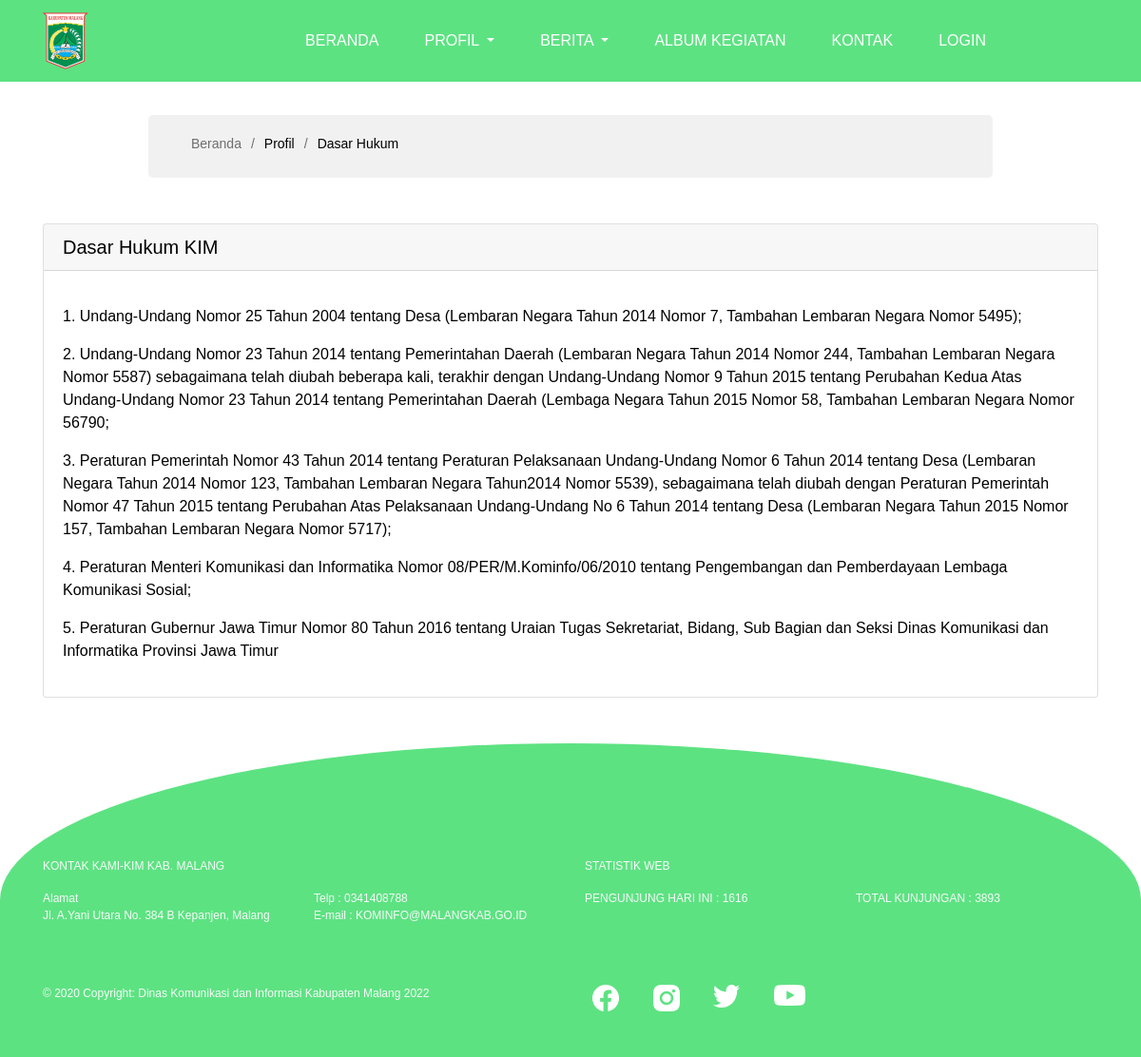
/guest/profil/view-dasarhukum.php, run on the app's committed database.
### tables this page shows
CREATE TABLE IF NOT EXISTS `profil_kim` (
  `Id_Profil_KIM` int(11) NOT NULL AUTO_INCREMENT,
  `Nama_Profil` varchar(50) DEFAULT NULL,
  `Isi_Profil_KIM` longtext DEFAULT NULL,
  `Update_At` varchar(50) DEFAULT NULL,
  `Penulis` int(11) DEFAULT NULL,
  PRIMARY KEY (`Id_Profil_KIM`),
  KEY `Penulis` (`Penulis`),
  CONSTRAINT `penulis-profil-kim` FOREIGN KEY (`Penulis`) REFERENCES `akun` (`id`)
);

### guest/profil/view-dasarhukum.php (the view, shortened to what this page needs)
<?php
include '../../koneksi.php';
$sql = "SELECT * FROM profil_kim WHERE Id_Profil_KIM = 1";
$hasil = $koneksi->query($sql);
?>
<!doctype html>
<html lang="en">
<head>
    <link rel="stylesheet" href="https://cdn.jsdelivr.net/npm/bootstrap@4.0.0/dist/css/bootstrap.min.css">
    <link rel="stylesheet" type="text/css" href="../../css/style.css">
</head>
<body>
    <nav class="navbar navbar-expand-lg navbar-dark text-uppercase" style="background-color: #5DE282;">
        <div class="container">
            <a class="navbar-brand" href="#"><img src="../../image/logo kecil.png" alt=""></a>
            <div class="collapse navbar-collapse" id="navbarSupportedContent">
                <ul class="navbar-nav mr-auto">
                    <li class="nav-item active px-3">
                        <a class="nav-link" href="../../index.php">BERANDA</a>
                    </li>
                    <li class="nav-item dropdown active px-3">
                        <a class="nav-link dropdown-toggle" href="" id="navbarDropdown" role="button" data-toggle="dropdown" aria-haspopup="true" aria-expanded="false">
                            PROFIL
                        </a>
                    </li>
                    <li class="nav-item dropdown active px-3">
                        <a class="nav-link dropdown-toggle" href="" id="navbarDropdown" role="button" data-toggle="dropdown" aria-haspopup="true" aria-expanded="false">
                            BERITA
                        </a>
                    </li>
                    <li class="nav-item active px-3">
                        <a class="nav-link" href="../album/album.php">ALBUM KEGIATAN</a>
                    </li>
                    <li class="nav-item active px-3">
                        <a class="nav-link" href="#kontak">KONTAK</a>
                    </li>
                    <li class="nav-item active px-3">
                        <a class="nav-link" href="../../login-baru.php">LOGIN</a>
                    </li>
                </ul>
            </div>
        </div>
    </nav>
    <main id="main">
        <section id="breadcrumbs" class="breadcrumbs">
            <div class="container">
                <ol>
                    <li><a href="../../index.php">Beranda</a></li>
                    <li>Profil</li>
                    <li>Dasar Hukum</li>
                </ol>
            </div>
        </section>
        <?php
        foreach ($hasil as $value) {
        ?>
            <div class="container">
                <div class="card my-5">
                    <h5 class="card-header"><?= $value['Nama_Profil'] ?></h5>
                    <div class="card-body" style="text-justify: newspaper;">
                        <p><?= $value['Isi_Profil_KIM'] ?></p>
                    </div>
                </div>
            </div>
        <?php
        }
        ?>
    </main>
    <footer class="page-footer pt-4 text-light" style="font-size: 12px; background-color: #5DE282; border-radius: 100% 100% 0 0;" id="kontak">
        <div class="container text-md-left mt-4">
            <div class="row mt-5 pt-5">
                <div class="col">
                    <p class="text-uppercase">Kontak Kami-KIM Kab. Malang</p>
                </div>
                <div class="col">
                    <p class="text-uppercase">statistik web</p>
                </div>
            </div>
            <div class="row">
                <div class="col">
                    <p>
                        Alamat<br>
                        Jl. A.Yani Utara No. 384 B Kepanjen, Malang
                    </p>
                </div>
                <div class="col">
                    <p>
                        Telp : 0341408788 <br>
                        E-mail : KOMINFO@MALANGKAB.GO.ID
                    </p>
                </div>
                <div class="col">
                    <p class="text-uppercase">Pengunjung hari ini : <?= $round = rand(1, 10000) ?></p>
                </div>
                <div class="col">
                    <p class="text-uppercase">total kunjungan : <?= $round = rand(1, 10000) ?></p>
                </div>
            </div>
            <div class="row">
                <div class="col">
                    <div class="footer-copyright my-5">
                        <p>
                            © 2020 Copyright:
                            <a href="/" class="text-light"> Dinas Komunikasi dan Informasi Kabupaten Malang 2022</a>
                        </p>
                    </div>
                </div>
                <div class="col">
                    <div class="row my-5">
                        <div class="col-sm-1 mx-2">
                            <a href=""><img src="../../image/facebook.png" alt=""></a>
                        </div>
                        <div class="col-sm-1 mx-2">
                            <a href=""><img src="../../image/instagram.png" alt=""></a>
                        </div>
                        <div class="col-sm-1 mx-2">
                            <a href=""><img src="../../image/twitter.png" alt=""></a>
                        </div>
                        <div class="col-sm-1 mx-2">
                            <a href=""><img src="../../image/youtube.png" alt=""></a>
                        </div>
                    </div>
                </div>
            </div>
        </div>
    </footer>
</body>

### css/style.css (style rules this page uses)
body { font-family: "Poppins", sans-serif; color: black; }
a { color: black; text-decoration: none; }
h1, h2, h3, h4, h5, h6 { font-family: "Poppins", sans-serif; }
nav { text-transform: uppercase; }
section { padding: 0 0 80px 0; }
.breadcrumbs { padding: 20px 0 20px 30px; background: #f1f1f1; width: 74%; margin: auto; margin-top: 35px; border-radius: 5px; }
.breadcrumbs a { text-decoration: none; color: #6e6e6e; transition: 0.3s; }
.breadcrumbs ol { display: flex; flex-wrap: wrap; list-style: none; padding: 0 0 5px 0; margin: 0; font-size: 14px; }
.breadcrumbs ol li+li { padding-left: 10px; }
.breadcrumbs ol li+li::before { display: inline-block; padding-right: 10px; color: #6e6e6e; content: "/"; }

### data on the page
profil_kim: Nama_Profil "Dasar Hukum KIM", Isi_Profil_KIM "1. Undang-Undang Nomor 25 Tahun 2004 tentang Desa (Lembaran Negara Tahun 2014 Nomor 7, Tambahan Lembaran Negara Nomor 5495); 2. Undang-Undang Nomor 23 Tahun 2014 tentang Pemerintahan Daerah (Lembaran Negara Tahun 2014 Nomor 244, Tambahan Lembaran Negara Nomor 5587) sebagaimana telah diubah beberapa kali, terakhir dengan Undang-Undang Nomor 9 Tahun 2015 tentang Perubahan Kedua Atas Undang-Undang Nomor 23 Tahun 2014 tentang Pemerintahan Daerah (Lembaga Negara Tahun 2015 Nomor 58, Tambahan Lembaran Negara Nomor 56790; 3. Peraturan Pemerintah Nomor 43 Tahun 2014 tentang Peraturan Pelaksanaan Undang-Undang Nomor 6 Tahun 2014 tentang Desa (Lembaran Negara Tahun 2014 Nomor 123, Tambahan Lembaran…"
